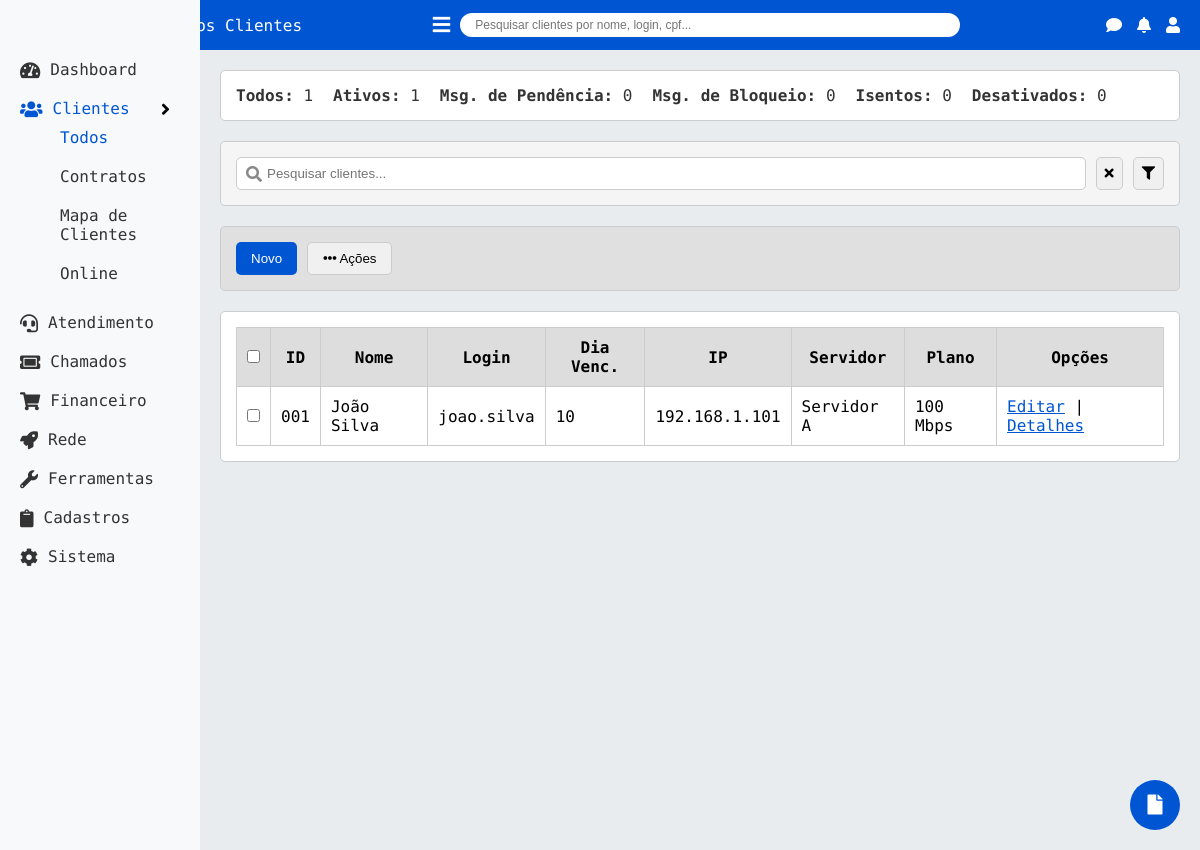
Screenshot of /clientes/todos with the database file from the repository.
### tables this page shows
CREATE TABLE "clients" (
        id TEXT PRIMARY KEY,
        nome TEXT NOT NULL,
        login TEXT NOT NULL,
        dia_venc TEXT,
        ip TEXT,
        servidor TEXT,
        plano TEXT,
        status TEXT,
        msg_pendencia BOOLEAN,
        msg_bloqueio BOOLEAN,
        data_cadastro TEXT,
        isento_mensalidade BOOLEAN DEFAULT 0
    );

### app.py (the view, shortened to what this page needs)
@app.route('/clientes/todos', methods=['GET', 'POST'])
def clientes_todos():
    conn = get_db_connection()
    cursor = conn.cursor()
    cursor.execute("SELECT * FROM clients")
    clients = cursor.fetchall()
    counts = count_clients()
    conn.close()
    return render_template('clientes/todos.html', page_title="Todos os Clientes", clients=clients, counts=counts)

### app.py (called while the page is built)
def get_db_connection():
    conn = sqlite3.connect('netgestor.db')
    conn.row_factory = sqlite3.Row
    return conn

def count_clients():
    conn = get_db_connection()
    cursor = conn.cursor()
    cursor.execute("SELECT COUNT(*) FROM clients")
    total = cursor.fetchone()[0]
    cursor.execute("SELECT COUNT(*) FROM clients WHERE status = 'active'")
    active = cursor.fetchone()[0]
    cursor.execute("SELECT COUNT(*) FROM clients WHERE status = 'inactive'")
    inactive = cursor.fetchone()[0]
    cursor.execute("SELECT COUNT(*) FROM clients WHERE msg_pendencia = 1")
    pending = cursor.fetchone()[0]
    cursor.execute("SELECT COUNT(*) FROM clients WHERE msg_bloqueio = 1")
    blocked = cursor.fetchone()[0]
    cursor.execute("SELECT COUNT(*) FROM clients WHERE isento_mensalidade = 1")
    exempt = cursor.fetchone()[0] or 0
    conn.close()
    return {"total": total, "active": active, "inactive": inactive, "pending": pending, "blocked": blocked, "exempt": exempt}

### templates/clientes/todos.html (shortened to what this page needs)
{% extends 'base.html' %}
{% block content %}
    <div class="section section-info">
        <div style="display: flex; gap: 20px;">
            <div>
                <a href="#" onclick="filterClients('all')" style="text-decoration: none; color: #333;">
                    <strong>Todos:</strong> <span id="total-clients">{{ counts.total }}</span>
                </a>
            </div>
            <div>
                <a href="#" onclick="filterClients('active')" style="text-decoration: none; color: #333;">
                    <strong>Ativos:</strong> <span id="active-clients">{{ counts.active }}</span>
                </a>
            </div>
            <div>
                <a href="#" onclick="filterClients('pending')" style="text-decoration: none; color: #333;">
                    <strong>Msg. de Pendência:</strong> <span id="pending-clients">{{ counts.pending }}</span>
                </a>
            </div>
            <div>
                <a href="#" onclick="filterClients('blocked')" style="text-decoration: none; color: #333;">
                    <strong>Msg. de Bloqueio:</strong> <span id="blocked-clients">{{ counts.blocked }}</span>
                </a>
            </div>
            <div>
                <a href="#" onclick="filterClients('exempt')" style="text-decoration: none; color: #333;">
                    <strong>Isentos:</strong> <span id="exempt-clients">{{ counts.exempt }}</span>
                </a>
            </div>
            <div>
                <a href="#" onclick="filterClients('inactive')" style="text-decoration: none; color: #333;">
                    <strong>Desativados:</strong> <span id="inactive-clients">{{ counts.inactive }}</span>
                </a>
            </div>
        </div>
    </div>
    <div class="section section-search">
        <div style="display: flex; align-items: center; gap: 10px;">
            <div style="position: relative; flex-grow: 1;">
                <input type="text" id="search-input" placeholder="Pesquisar clientes..." onkeyup="searchClients()" style="width: 100%; padding: 8px 40px 8px 30px; border-radius: 5px; border: 1px solid #ccc;">
                <i class="fas fa-search" style="position: absolute; left: 10px; top: 50%; transform: translateY(-50%); color: #888;"></i>
            </div>
            <button onclick="clearSearch()" style="padding: 8px; border: 1px solid #ccc; border-radius: 5px; background-color: #f0f0f0; cursor: pointer;">
                <i class="fas fa-times"></i>
            </button>
            <button onclick="alert('Abrir filtros')" style="padding: 8px; border: 1px solid #ccc; border-radius: 5px; background-color: #f0f0f0; cursor: pointer;">
                <i class="fas fa-filter"></i>
            </button>
        </div>
    </div>
    <div class="section section-buttons">
        <div style="display: flex; gap: 10px;">
            <button onclick="openNewClientPopup()" style="padding: 8px 15px; background-color: #0056d2; color: white; border: none; border-radius: 5px; cursor: pointer;">Novo</button>
            <div style="position: relative;">
                <button onclick="toggleActionsMenu()" style="padding: 8px 15px; border: 1px solid #ccc; border-radius: 5px; background-color: #f0f0f0; cursor: pointer;">
                    <i class="fas fa-ellipsis-h"></i> Ações
                </button>
            </div>
        </div>
    </div>
    <div class="section section-table">
        <form id="actions-form" method="POST">
            <table id="clients-table" style="width: 100%; border-collapse: collapse;">
                <thead>
                    <tr style="background-color: #ddd;">
                        <th style="padding: 10px; border: 1px solid #ccc;"><input type="checkbox" onclick="toggleSelectAll(this)"></th>
                        <th style="padding: 10px; border: 1px solid #ccc;">ID</th>
                        <th style="padding: 10px; border: 1px solid #ccc;">Nome</th>
                        <th style="padding: 10px; border: 1px solid #ccc;">Login</th>
                        <th style="padding: 10px; border: 1px solid #ccc;">Dia Venc.</th>
                        <th style="padding: 10px; border: 1px solid #ccc;">IP</th>
                        <th style="padding: 10px; border: 1px solid #ccc;">Servidor</th>
                        <th style="padding: 10px; border: 1px solid #ccc;">Plano</th>
                        <th style="padding: 10px; border: 1px solid #ccc;">Opções</th>
                    </tr>
                </thead>
                <tbody>
                    {% for client in clients %}
                        <tr data-status="{{ client['status'] }}" data-pending="{{ client['msg_pendencia'] }}" data-blocked="{{ client['msg_bloqueio'] }}">
                            <td style="padding: 10px; border: 1px solid #ccc;"><input type="checkbox" name="selected_clients" value="{{ client['id'] }}"></td>
                            <td style="padding: 10px; border: 1px solid #ccc;">{{ client['id'] }}</td>
                            <td style="padding: 10px; border: 1px solid #ccc;">{{ client['nome'] }}</td>
                            <td style="padding: 10px; border: 1px solid #ccc;">{{ client['login'] }}</td>
                            <td style="padding: 10px; border: 1px solid #ccc;">{{ client['dia_venc'] }}</td>
                            <td style="padding: 10px; border: 1px solid #ccc;">{{ client['ip'] }}</td>
                            <td style="padding: 10px; border: 1px solid #ccc;">{{ client['servidor'] }}</td>
                            <td style="padding: 10px; border: 1px solid #ccc;">{{ client['plano'] }}</td>
                            <td style="padding: 10px; border: 1px solid #ccc;">
                                <a href="#" style="color: #0056d2;">Editar</a> |
                                <a href="#" style="color: #0056d2;">Detalhes</a>
                            </td>
                        </tr>
                    {% endfor %}
                </tbody>
            </table>
        </form>
    </div>
{% endblock %}

### templates/base.html (shortened to what this page needs)
<!DOCTYPE html>
<html lang="pt-BR">
<head>
    <link rel="stylesheet" href="https://cdnjs.cloudflare.com/ajax/libs/font-awesome/5.15.1/css/all.min.css">
</head>
<body>
    <header>
        <nav class="navbar">
            <div class="logo">
                <a class="navbar-brand" href="#">NetGestor</a>
                <span class="page-title">{{ page_title }}</span>
            </div>
            <div class="search-container">
                <button class="menu-toggle" onclick="toggleSidebar()">
                    <i class="fas fa-bars"></i>
                </button>
                <input class="search-bar" type="search" placeholder="Pesquisar clientes por nome, login, cpf..." aria-label="Search">
            </div>
            <div class="navbar-nav">
                <a class="nav-item nav-link" href="#"><i class="fas fa-comment"></i></a>
                <a class="nav-item nav-link" href="#"><i class="fas fa-bell"></i></a>
                <a class="nav-item nav-link" href="#"><i class="fas fa-user"></i></a>
            </div>
        </nav>
    </header>
    <aside class="sidebar" id="sidebar">
        <ul>
            <li>
                <a href="/" class="{% if page_title == 'Dashboard' %}active{% endif %}">
                    <i class="fas fa-tachometer-alt"></i> Dashboard
                </a>
            </li>
            <li>
                <div class="menu-item" onclick="toggleSubmenu('clientes-submenu')">
                    <a href="/clientes" class="{% if page_title == 'Clientes' or page_title == 'Todos os Clientes' or page_title == 'Contratos' or page_title == 'Mapa de Clientes' or page_title == 'Clientes Online' %}active{% endif %}">
                        <i class="fas fa-users"></i> Clientes
                    </a>
                    <i class="fas fa-angle-right arrow" id="clientes-arrow"></i>
                </div>
                <ul class="submenu {% if page_title == 'Todos os Clientes' or page_title == 'Contratos' or page_title == 'Mapa de Clientes' or page_title == 'Clientes Online' %}active{% endif %}" id="clientes-submenu">
                    <li>
                        <a href="/clientes/todos" class="{% if page_title == 'Todos os Clientes' %}active-submenu{% endif %}">
                            Todos
                        </a>
                    </li>
                    <li>
                        <a href="/clientes/contratos" class="{% if page_title == 'Contratos' %}active-submenu{% endif %}">
                            Contratos
                        </a>
                    </li>
                    <li>
                        <a href="/clientes/mapa" class="{% if page_title == 'Mapa de Clientes' %}active-submenu{% endif %}">
                            Mapa de Clientes
                        </a>
                    </li>
                    <li>
                        <a href="/clientes/online" class="{% if page_title == 'Clientes Online' %}active-submenu{% endif %}">
                            Online
                        </a>
                    </li>
                </ul>
            </li>
            <li>
                <a href="/atendimento" class="{% if page_title == 'Atendimento' %}active{% endif %}">
                    <i class="fas fa-headset"></i> Atendimento
                </a>
            </li>
            <li>
                <a href="/chamados" class="{% if page_title == 'Chamados' %}active{% endif %}">
                    <i class="fas fa-ticket-alt"></i> Chamados
                </a>
            </li>
            <li>
                <a href="/financeiro" class="{% if page_title == 'Financeiro' %}active{% endif %}">
                    <i class="fas fa-shopping-cart"></i> Financeiro
                </a>
            </li>
            <li>
                <a href="/rede" class="{% if page_title == 'Rede' %}active{% endif %}">
                    <i class="fas fa-rocket"></i> Rede
                </a>
            </li>
            <li>
                <a href="/ferramentas" class="{% if page_title == 'Ferramentas' %}active{% endif %}">
                    <i class="fas fa-wrench"></i> Ferramentas
                </a>
            </li>
            <li>
                <a href="/cadastros" class="{% if page_title == 'Cadastros' %}active{% endif %}">
                    <i class="fas fa-clipboard"></i> Cadastros
                </a>
            </li>
            <li>
                <a href="/sistema" class="{% if page_title == 'Sistema' %}active{% endif %}">
                    <i class="fas fa-cog"></i> Sistema
                </a>
            </li>
        </ul>
    </aside>
    <main class="content" id="content">
        {% block content %}{% endblock %}
    </main>
    <div class="action-btn">
        <i class="fas fa-file"></i>
    </div>
</body>
</html>

### templates/base.html (style rules this page uses)
* { box-sizing: border-box; margin: 0; padding: 0; }
body { font-family: 'Encode Sans Semi Condensed', sans-serif; }
.navbar { background-color: #0056d2; height: 50px; display: flex; align-items: center; justify-content: space-between; padding: 0 20px; }
.navbar-brand { font-weight: 600; color: white; font-size: 20px; text-decoration: none; }
.page-title { color: white; font-size: 16px; margin-left: 10px; }
.logo { display: flex; align-items: center; }
.search-container { flex-grow: 1; display: flex; justify-content: center; align-items: center; }
.search-bar { width: 500px; height: 24px; border-radius: 20px; border: none; padding: 0 15px; font-size: 12px; line-height: 24px; background-color: #fff; }
.navbar-nav { display: flex; align-items: center; }
.nav-item { margin-left: 15px; }
.nav-link i { color: white; font-size: 16px; }
.sidebar { position: fixed; top: 0; bottom: 0; left: 0; width: 200px; background-color: #f8f9fa; padding-top: 50px; transition: transform 0.3s ease; }
.sidebar ul { list-style: none; padding: 0; }
.sidebar li { padding: 10px 20px; }
.sidebar a { text-decoration: none; color: #333; font-size: 16px; display: flex; align-items: center; }
.sidebar i { margin-right: 10px; font-size: 18px; }
.sidebar .active, .sidebar .active-submenu { color: #0056d2; }
.submenu { margin-left: 20px; display: none; }
.submenu.active { display: block; }
.menu-item { display: flex; align-items: center; justify-content: space-between; cursor: pointer; }
.arrow { font-size: 12px; margin-left: 5px; }
.content { margin-left: 200px; padding: 20px; background-color: #e9ecef; min-height: 100vh; transition: margin-left 0.3s ease; }
.action-btn { position: fixed; bottom: 20px; right: 20px; width: 50px; height: 50px; border-radius: 50%; background-color: #0056d2; color: white; text-align: center; line-height: 50px; font-size: 20px; }
.menu-toggle { background-color: transparent; border: none; color: white; font-size: 20px; cursor: pointer; margin-right: 10px; }
.section { margin-bottom: 20px; padding: 15px; border: 1px solid #ccc; border-radius: 5px; }
.section-info { background-color: #fff; }
.section-search { background-color: #f5f5f5; }
.section-buttons { background-color: #e0e0e0; }
.section-table { background-color: #fff; }

### rows the page displays
clients: id "001", nome "João Silva", login "joao.silva", dia_venc "10", ip "192.168.1.101", servidor "Servidor A", plano "100 Mbps"

### other values shown
{{ page_title }} "Todos os Clientes"
{{ counts.total }} "1"
{{ counts.active }} "1"
{{ counts.pending }} "0"
{{ counts.blocked }} "0"
{{ counts.exempt }} "0"
{{ counts.inactive }} "0"
